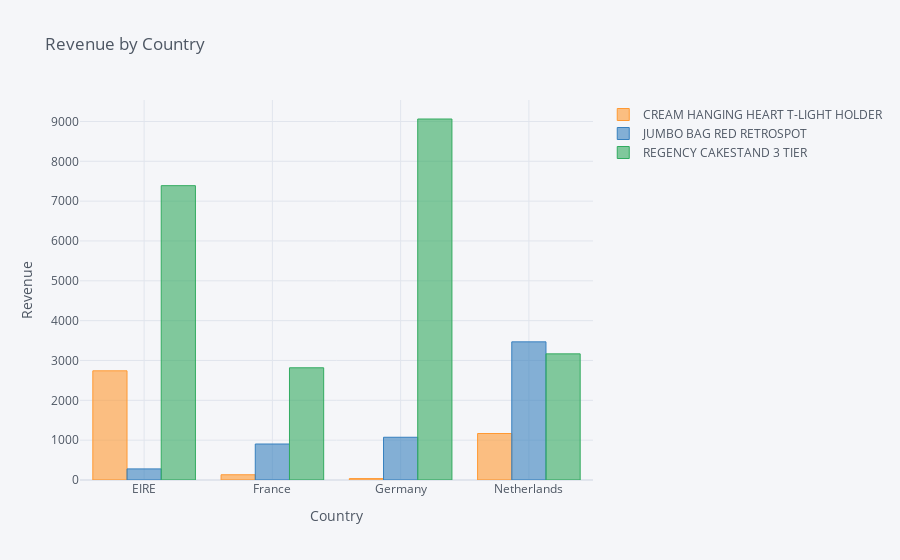

Source (notebook cell):
### Code cell
prod_lst=['JUMBO BAG RED RETROSPOT', 
          'CREAM HANGING HEART T-LIGHT HOLDER',
          'REGENCY CAKESTAND 3 TIER']

country_lst= ['EIRE', 'Germany', 'France', 'Netherlands']

data=a.loc[a.Description.isin(prod_lst)]
data=data.loc[data.Country.isin(country_lst)]



data=data.pivot_table(values='Revenue', columns='Description',
                      index='Country', aggfunc='sum')

data.reset_index(inplace=True)


data.iplot(kind='bar', x='Country', title='Revenue by Country',
          xTitle='Country', yTitle='Revenue')

### Figure 1 — Plotly figure (JSON) as saved in the notebook; plotly's stock layout.template omitted (floating-point values rounded to 4 significant figures)
{"data": [{"marker": {"color": "rgba(255, 153, 51, 0.6)", "line": {"color": "rgba(255, 153, 51, 1.0)", "width": 1}}, "name": "CREAM HANGING HEART T-LIGHT HOLDER", "orientation": "v", "text": "", "type": "bar", "x": ["EIRE", "France", "Germany", "Netherlands"], "y": [2741.0, 131.8, 35.4, 1167]}, {"marker": {"color": "rgba(55, 128, 191, 0.6)", "line": {"color": "rgba(55, 128, 191, 1.0)", "width": 1}}, "name": "JUMBO BAG RED RETROSPOT", "orientation": "v", "text": "", "type": "bar", "x": ["EIRE", "France", "Germany", "Netherlands"], "y": [278.7, 903.4, 1073.0, 3468]}, {"marker": {"color": "rgba(50, 171, 96, 0.6)", "line": {"color": "rgba(50, 171, 96, 1.0)", "width": 1}}, "name": "REGENCY CAKESTAND 3 TIER", "orientation": "v", "text": "", "type": "bar", "x": ["EIRE", "France", "Germany", "Netherlands"], "y": [7389.0, 2817.0, 9062.0, 3166.0]}], "layout": {"legend": {"bgcolor": "#F5F6F9", "font": {"color": "#4D5663"}}, "paper_bgcolor": "#F5F6F9", "plot_bgcolor": "#F5F6F9", "title": {"font": {"color": "#4D5663"}, "text": "Revenue by Country"}, "xaxis": {"gridcolor": "#E1E5ED", "showgrid": true, "tickfont": {"color": "#4D5663"}, "title": {"font": {"color": "#4D5663"}, "text": "Country"}, "zerolinecolor": "#E1E5ED"}, "yaxis": {"gridcolor": "#E1E5ED", "showgrid": true, "tickfont": {"color": "#4D5663"}, "title": {"font": {"color": "#4D5663"}, "text": "Revenue"}, "zerolinecolor": "#E1E5ED"}}}
